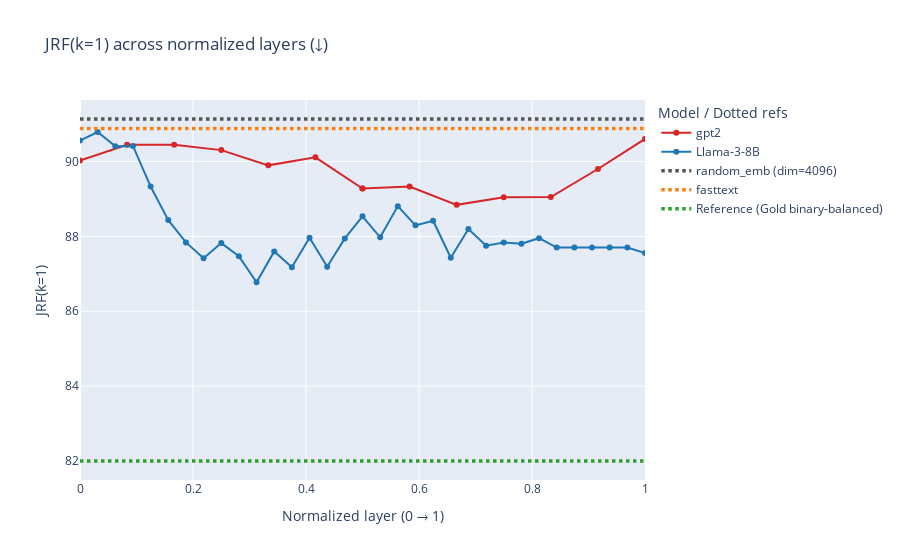
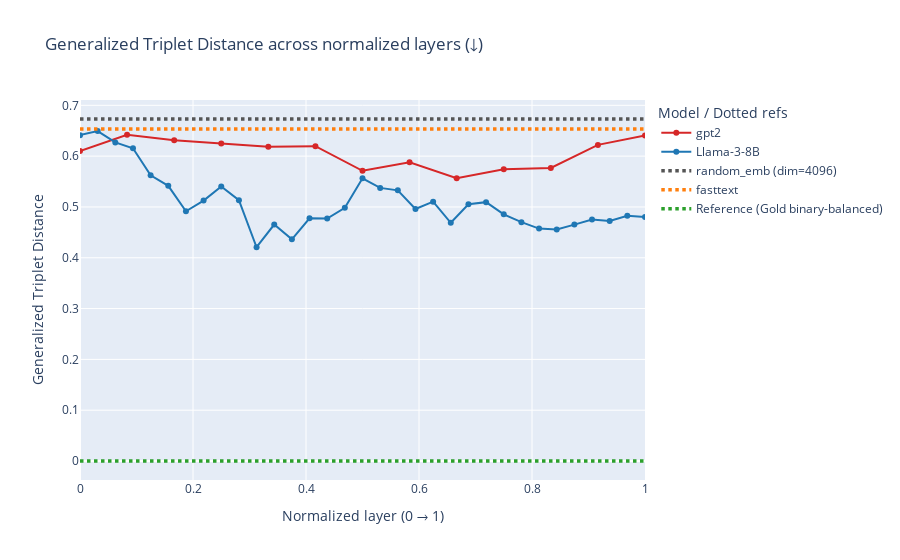
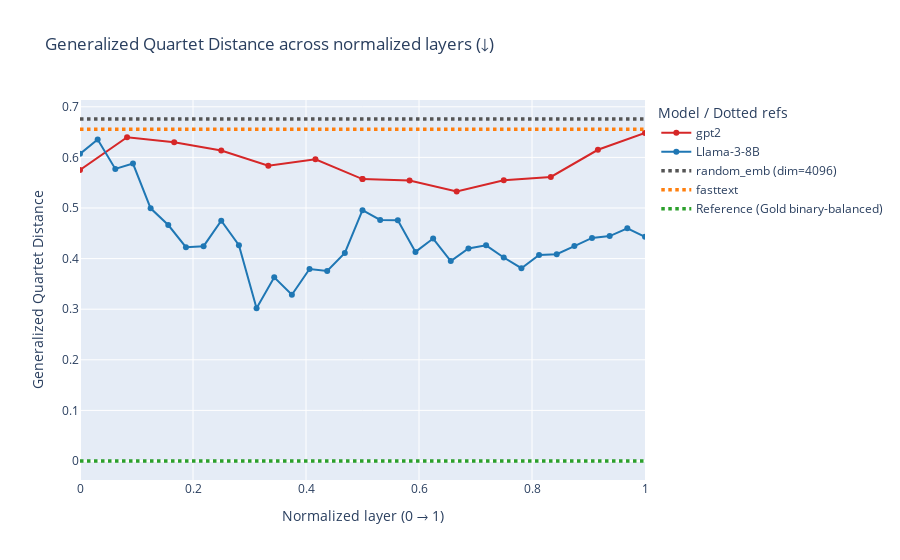
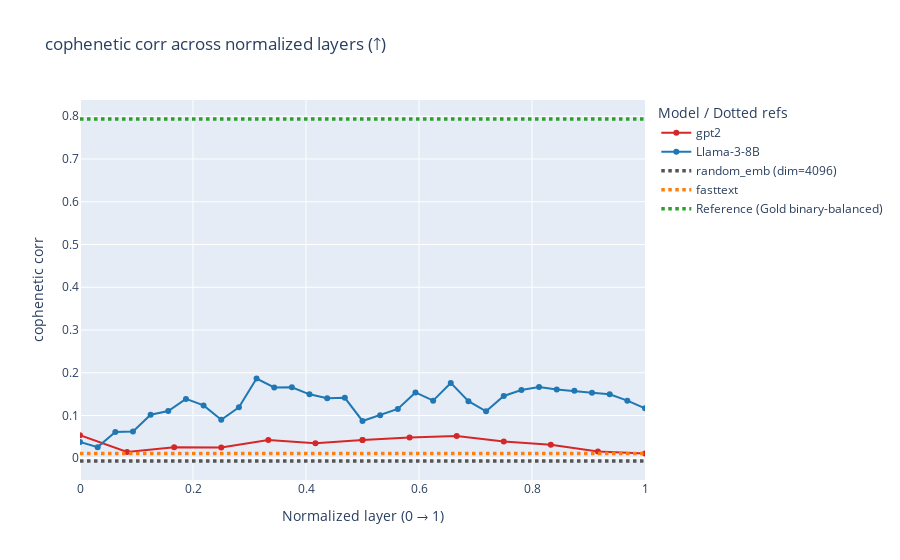

The cell these charts' notebook holds for them, in order:
### Code cell
import json
import re
from pathlib import Path
import pandas as pd
import plotly.graph_objects as go

# ===== パス設定 =====
BASE_PATH = Path("/home/masaki/hierarchical-repr/EntityTree/output/eval_tree")

# ===== 色指定 =====
COLORS = {
    "gpt2": "#d62728",                                   # 赤
    "meta-llama/Meta-Llama-3-8B": "#1f77b4",             # 青
    "random_emb": "#555555",                              # 黒寄りグレー
    "fasttext": "#ff7f0e",                                # オレンジ
    "gold_binary_balanced": "#2ca02c",                    # 緑
}

BASELINE_LINE_WIDTH = 3.5

TEMPLATE_FILTER = "entity_only"  # entity_only のみを対象

# ===== ローダ =====
def load_llama3_8b(base: Path) -> pd.DataFrame:
    root = base / "meta-llama" / "Meta-Llama-3-8B" / "template_entity_only" / "layer_all"
    rows = []
    if root.exists():
        for jf in sorted(root.glob("evaluation_results_L*.json")):
            with open(jf, "r") as f:
                data = json.load(f)
            m = re.search(r"_L(\d+)\.json$", jf.name)
            layer = int(m.group(1)) if m else data.get("layer")
            rows.append({
                "model": "meta-llama/Meta-Llama-3-8B",
                "layer": layer,
                "jrf_k1": data.get("jrf_k1"),
                "jrf_k2": data.get("jrf_k2"),
                "gtd": data.get("gtd"),
                "gqd": data.get("gqd"),
                "cophenetic_corr": data.get("cophenetic_corr"),
                "template": data.get("template", "entity_only"),
            })
    return pd.DataFrame(rows)

def pick_best_gpt2_model(dfs_by_model: dict[str, pd.DataFrame]) -> str | None:
    if not dfs_by_model:
        return None
    if "gpt2" in dfs_by_model:
        return "gpt2"
    return max(dfs_by_model.keys(), key=lambda k: dfs_by_model[k]["layer"].max())

def load_gpt2(base: Path) -> pd.DataFrame:
    dfs_by_model = {}
    for jf in base.rglob("evaluation_results_L*.json"):
        rel_parts = jf.relative_to(base).parts
        if not any(p.startswith("gpt2") for p in rel_parts):
            continue
        # template_entity_only に限定
        if "template_entity_only" not in rel_parts:
            try:
                with open(jf, "r") as f:
                    tmp = json.load(f)
                if tmp.get("template") != "entity_only":
                    continue
            except Exception:
                continue

        with open(jf, "r") as f:
            data = json.load(f)

        model = data.get("model") or next((p for p in rel_parts if p.startswith("gpt2")), "gpt2")
        m = re.search(r"_L(\d+)\.json$", jf.name)
        layer = int(m.group(1)) if m else data.get("layer")

        row = {
            "model": model,
            "layer": layer,
            "jrf_k1": data.get("jrf_k1"),
            "jrf_k2": data.get("jrf_k2"),
            "gtd": data.get("gtd"),
            "gqd": data.get("gqd"),
            "cophenetic_corr": data.get("cophenetic_corr"),
            "template": data.get("template", "entity_only"),
        }
        dfs_by_model.setdefault(model, []).append(row)

    for k in list(dfs_by_model.keys()):
        dfs_by_model[k] = pd.DataFrame(dfs_by_model[k])
    best = pick_best_gpt2_model(dfs_by_model)
    return dfs_by_model.get(best, pd.DataFrame())

def infer_model_from_parts(parts: tuple[str, ...]) -> str | None:
    p = "/".join(parts)
    if "random_emb" in p:
        return "random_emb"
    if "fasttext" in p:
        return "fasttext"
    if "gold_binary_balanced" in p:
        return "gold_binary_balanced"
    return None

def load_singleton_models(base: Path) -> pd.DataFrame:
    """
    random_emb / fasttext / gold_binary_balanced は evaluation_results_L0.json のみ採用。
    template は entity_only のみ。
    """
    rows = []
    for jf in base.rglob("evaluation_results_L0.json"):
        rel = jf.relative_to(base)
        parts = rel.parts[:-1]
        model_guess = infer_model_from_parts(parts)
        if model_guess is None:
            continue
        try:
            with open(jf, "r") as f:
                data = json.load(f)
        except Exception:
            continue
        template = data.get("template") or next((p.replace("template_", "", 1) for p in parts if p.startswith("template_")), None)
        if template != "entity_only":
            continue
        rows.append({
            "model": data.get("model", model_guess),
            "layer": 0,
            "jrf_k1": data.get("jrf_k1"),
            "jrf_k2": data.get("jrf_k2"),
            "gtd": data.get("gtd"),
            "gqd": data.get("gqd"),
            "cophenetic_corr": data.get("cophenetic_corr"),
            "template": "entity_only",
        })
    return pd.DataFrame(rows)

# ===== データ準備 =====
df_llama = load_llama3_8b(BASE_PATH)
df_gpt2  = load_gpt2(BASE_PATH)
df_single = load_singleton_models(BASE_PATH)   # random_emb / fasttext / gold_binary_balanced（L0のみ）

# main 2モデル
frames = [df for df in [df_gpt2, df_llama] if not df.empty]
if not frames:
    raise RuntimeError("gpt2 / Llama-3-8B のデータが見つかりません。パスやファイルを確認してください。")
df = pd.concat(frames, ignore_index=True)

# 数値化
for c in ["layer", "jrf_k1", "jrf_k2", "gtd", "gqd", "cophenetic_corr"]:
    if c in df.columns:
        df[c] = pd.to_numeric(df[c], errors="coerce")
if not df_single.empty:
    for c in ["jrf_k1", "jrf_k2", "gtd", "gqd", "cophenetic_corr"]:
        if c in df_single.columns:
            df_single[c] = pd.to_numeric(df_single[c], errors="coerce")

# entity_only のみ
df = df[df["template"] == "entity_only"].copy()
if not df_single.empty:
    df_single = df_single[df_single["template"] == "entity_only"].copy()

# normalized layer（0層→0.0、最終層→1.0）
df["normalized_layer"] = df.groupby("model")["layer"].transform(
    lambda s: s / s.max() if s.max() and s.max() > 0 else 0
)

# 表示名
def to_disp(name: str) -> str:
    if name == "meta-llama/Meta-Llama-3-8B":
        return "Llama-3-8B"
    if name == "gpt2":
        return "gpt2"
    if name == "random_emb":
        return "random_emb (dim=4096)"
    if name == "gold_binary_balanced":
        return "Reference (Gold binary-balanced)"
    return name

df["model_disp"] = df["model"].map(to_disp)
if not df_single.empty:
    df_single["model_disp"] = df_single["model"].map(to_disp)

# ===== 図ユーティリティ =====
METRIC_INFO = {
    "jrf_k1": ("JRF(k=1)", "↓"),
    "gtd": ("Generalized Triplet Distance", "↓"),
    "gqd": ("Generalized Quartet Distance", "↓"),
    "cophenetic_corr": ("cophenetic corr", "↑"),
}

def get_singleton_value(df_singleton: pd.DataFrame, metric_key: str, raw_name: str):
    if df_singleton.empty or metric_key not in df_singleton.columns:
        return None
    val = df_singleton.loc[df_singleton["model"] == raw_name, metric_key]
    if val.empty:
        return None
    return float(val.astype(float).mean())

def plot_metric(df_metric: pd.DataFrame, metric_key: str, df_singleton: pd.DataFrame):
    label, arrow = METRIC_INFO[metric_key]
    g = df_metric.dropna(subset=[metric_key, "normalized_layer"])
    if g.empty:
        print(f"[warn] {metric_key} のデータが空です。スキップします。")
        return None

    fig = go.Figure()

    # main：gpt2 / Llama-3-8B
    for model_name, sub in g.sort_values(["model", "layer"]).groupby("model"):
        md = sub.iloc[0]["model_disp"]
        color = COLORS.get(model_name)
        fig.add_trace(
            go.Scatter(
                x=sub["normalized_layer"],
                y=sub[metric_key],
                mode="lines+markers",
                name=md,
                line=dict(color=color),
                marker=dict(color=color),
                hovertemplate="Layer(norm)=%{x:.2f}<br>"
                              f"{label}=%{{y:.2f}}<extra>{md}</extra>",
            )
        )

    # 点線の水平線：random_emb / fasttext / Reference (Gold binary-balanced)
    for raw_name in ["random_emb", "fasttext", "gold_binary_balanced"]:
        yv = get_singleton_value(df_singleton, metric_key, raw_name)
        if yv is None:
            continue
        color = COLORS.get(raw_name)
        disp_name = to_disp(raw_name)
        fig.add_trace(
            go.Scatter(
                x=[0.0, 1.0],
                y=[yv, yv],
                mode="lines",
                name=disp_name,
                line=dict(dash="dot", color=color, width=BASELINE_LINE_WIDTH),  # ← 太さを指定
                hovertemplate=f"Layer(norm)=%{{x:.2f}}<br>{label}=%{{y:.2f}}<extra>{disp_name}</extra>",
            )
        )

    fig.update_layout(
        title=f"{label} across normalized layers ({arrow})",
        xaxis_title="Normalized layer (0 → 1)",
        yaxis_title=label,
        legend_title="Model / Dotted refs",
    )
    fig.update_xaxes(range=[0, 1])
    return fig

# ===== 4 指標をそれぞれ 1 図で可視化 =====
fig_jrfk1 = plot_metric(df, "jrf_k1", df_single)
fig_gtd   = plot_metric(df, "gtd", df_single)
fig_gqd   = plot_metric(df, "gqd", df_single)
fig_coph  = plot_metric(df, "cophenetic_corr", df_single)

for f in [fig_jrfk1, fig_gtd, fig_gqd, fig_coph]:
    if f is not None:
        f.show()

### Figure 1 — Plotly figure (JSON) as saved in the notebook; plotly's stock layout.template omitted (floating-point values rounded to 4 significant figures)
{"data": [{"hovertemplate": "Layer(norm)=%{x:.2f}<br>JRF(k=1)=%{y:.2f}<extra>gpt2</extra>", "line": {"color": "#d62728"}, "marker": {"color": "#d62728"}, "mode": "lines+markers", "name": "gpt2", "type": "scatter", "x": [0.0, 0.08333, 0.1667, 0.25, 0.3333, 0.4167, 0.5, 0.5, 0.5833, 0.6667, 0.75, 0.8333, 0.9167, 1.0], "y": [90.03, 90.45, 90.45, 90.31, 89.9, 90.11, 89.28, 89.28, 89.33, 88.84, 89.05, 89.05, 89.8, 90.6]}, {"hovertemplate": "Layer(norm)=%{x:.2f}<br>JRF(k=1)=%{y:.2f}<extra>Llama-3-8B</extra>", "line": {"color": "#1f77b4"}, "marker": {"color": "#1f77b4"}, "mode": "lines+markers", "name": "Llama-3-8B", "type": "scatter", "x": [0.0, 0.03125, 0.0625, 0.09375, 0.125, 0.1562, 0.1875, 0.2188, 0.25, 0.2812, 0.3125, 0.3438, 0.375, 0.4062, 0.4375, 0.4688, 0.5, 0.5312, 0.5625, 0.5938, 0.625, 0.6562, 0.6875, 0.7188, 0.75, 0.7812, 0.8125, 0.8438, 0.875, 0.9062, 0.9375, 0.9688, 1.0], "y": [90.56, 90.79, 90.41, 90.42, 89.33, 88.44, 87.84, 87.42, 87.82, 87.47, 86.77, 87.6, 87.18, 87.96, 87.19, 87.95, 88.54, 87.97, 88.81, 88.3, 88.42, 87.43, 88.2, 87.75, 87.84, 87.8, 87.95, 87.7, 87.7, 87.7, 87.7, 87.7, 87.56]}, {"hovertemplate": "Layer(norm)=%{x:.2f}<br>JRF(k=1)=%{y:.2f}<extra>random_emb (dim=4096)</extra>", "line": {"color": "#555555", "dash": "dot", "width": 3.5}, "mode": "lines", "name": "random_emb (dim=4096)", "type": "scatter", "x": [0, 1], "y": [91.14, 91.14]}, {"hovertemplate": "Layer(norm)=%{x:.2f}<br>JRF(k=1)=%{y:.2f}<extra>fasttext</extra>", "line": {"color": "#ff7f0e", "dash": "dot", "width": 3.5}, "mode": "lines", "name": "fasttext", "type": "scatter", "x": [0, 1], "y": [90.88, 90.88]}, {"hovertemplate": "Layer(norm)=%{x:.2f}<br>JRF(k=1)=%{y:.2f}<extra>Reference (Gold binary-balanced)</extra>", "line": {"color": "#2ca02c", "dash": "dot", "width": 3.5}, "mode": "lines", "name": "Reference (Gold binary-balanced)", "type": "scatter", "x": [0, 1], "y": [82, 82]}], "layout": {"legend": {"title": {"text": "Model / Dotted refs"}}, "title": {"text": "JRF(k=1) across normalized layers (↓)"}, "xaxis": {"range": [0, 1], "title": {"text": "Normalized layer (0 → 1)"}}, "yaxis": {"title": {"text": "JRF(k=1)"}}}}

### Figure 2 — Plotly figure (JSON) as saved in the notebook; plotly's stock layout.template omitted (floating-point values rounded to 4 significant figures)
{"data": [{"hovertemplate": "Layer(norm)=%{x:.2f}<br>Generalized Triplet Distance=%{y:.2f}<extra>gpt2</extra>", "line": {"color": "#d62728"}, "marker": {"color": "#d62728"}, "mode": "lines+markers", "name": "gpt2", "type": "scatter", "x": [0.0, 0.08333, 0.1667, 0.25, 0.3333, 0.4167, 0.5, 0.5833, 0.6667, 0.75, 0.8333, 0.9167, 1.0], "y": [0.61, 0.6418, 0.6313, 0.6249, 0.6186, 0.6195, 0.5711, 0.5878, 0.5564, 0.5742, 0.5767, 0.6221, 0.6405]}, {"hovertemplate": "Layer(norm)=%{x:.2f}<br>Generalized Triplet Distance=%{y:.2f}<extra>Llama-3-8B</extra>", "line": {"color": "#1f77b4"}, "marker": {"color": "#1f77b4"}, "mode": "lines+markers", "name": "Llama-3-8B", "type": "scatter", "x": [0.0, 0.03125, 0.0625, 0.09375, 0.125, 0.1562, 0.1875, 0.2188, 0.25, 0.2812, 0.3125, 0.3438, 0.375, 0.4062, 0.4375, 0.4688, 0.5, 0.5312, 0.5625, 0.5938, 0.625, 0.6562, 0.6875, 0.7188, 0.75, 0.7812, 0.8125, 0.8438, 0.875, 0.9062, 0.9375, 0.9688, 1.0], "y": [0.6413, 0.6493, 0.627, 0.6155, 0.5622, 0.5415, 0.4915, 0.5125, 0.5401, 0.5133, 0.4207, 0.4654, 0.4363, 0.4775, 0.4773, 0.4984, 0.5564, 0.5375, 0.5327, 0.496, 0.5103, 0.4688, 0.5054, 0.5094, 0.4855, 0.4701, 0.4574, 0.4556, 0.4653, 0.4752, 0.4726, 0.4828, 0.4804]}, {"hovertemplate": "Layer(norm)=%{x:.2f}<br>Generalized Triplet Distance=%{y:.2f}<extra>random_emb (dim=4096)</extra>", "line": {"color": "#555555", "dash": "dot", "width": 3.5}, "mode": "lines", "name": "random_emb (dim=4096)", "type": "scatter", "x": [0, 1], "y": [0.6731, 0.6731]}, {"hovertemplate": "Layer(norm)=%{x:.2f}<br>Generalized Triplet Distance=%{y:.2f}<extra>fasttext</extra>", "line": {"color": "#ff7f0e", "dash": "dot", "width": 3.5}, "mode": "lines", "name": "fasttext", "type": "scatter", "x": [0, 1], "y": [0.6533, 0.6533]}, {"hovertemplate": "Layer(norm)=%{x:.2f}<br>Generalized Triplet Distance=%{y:.2f}<extra>Reference (Gold binary-balanced)</extra>", "line": {"color": "#2ca02c", "dash": "dot", "width": 3.5}, "mode": "lines", "name": "Reference (Gold binary-balanced)", "type": "scatter", "x": [0, 1], "y": [0, 0]}], "layout": {"legend": {"title": {"text": "Model / Dotted refs"}}, "title": {"text": "Generalized Triplet Distance across normalized layers (↓)"}, "xaxis": {"range": [0, 1], "title": {"text": "Normalized layer (0 → 1)"}}, "yaxis": {"title": {"text": "Generalized Triplet Distance"}}}}

### Figure 3 — Plotly figure (JSON) as saved in the notebook; plotly's stock layout.template omitted (floating-point values rounded to 4 significant figures)
{"data": [{"hovertemplate": "Layer(norm)=%{x:.2f}<br>Generalized Quartet Distance=%{y:.2f}<extra>gpt2</extra>", "line": {"color": "#d62728"}, "marker": {"color": "#d62728"}, "mode": "lines+markers", "name": "gpt2", "type": "scatter", "x": [0.0, 0.08333, 0.1667, 0.25, 0.3333, 0.4167, 0.5, 0.5, 0.5833, 0.6667, 0.75, 0.8333, 0.9167, 1.0], "y": [0.575, 0.6399, 0.6299, 0.6135, 0.5836, 0.5962, 0.5571, 0.5571, 0.5541, 0.5325, 0.5547, 0.5614, 0.6151, 0.6482]}, {"hovertemplate": "Layer(norm)=%{x:.2f}<br>Generalized Quartet Distance=%{y:.2f}<extra>Llama-3-8B</extra>", "line": {"color": "#1f77b4"}, "marker": {"color": "#1f77b4"}, "mode": "lines+markers", "name": "Llama-3-8B", "type": "scatter", "x": [0.0, 0.03125, 0.0625, 0.09375, 0.125, 0.1562, 0.1875, 0.2188, 0.25, 0.2812, 0.3125, 0.3438, 0.375, 0.4062, 0.4375, 0.4688, 0.5, 0.5312, 0.5625, 0.5938, 0.625, 0.6562, 0.6875, 0.7188, 0.75, 0.7812, 0.8125, 0.8438, 0.875, 0.9062, 0.9375, 0.9688, 1.0], "y": [0.607, 0.6352, 0.5773, 0.5878, 0.4993, 0.4664, 0.4226, 0.4245, 0.4748, 0.4263, 0.302, 0.363, 0.3287, 0.3795, 0.3757, 0.4112, 0.4957, 0.4764, 0.4757, 0.4132, 0.4396, 0.3951, 0.4199, 0.4262, 0.4021, 0.381, 0.4073, 0.4085, 0.4248, 0.4409, 0.4445, 0.46, 0.4432]}, {"hovertemplate": "Layer(norm)=%{x:.2f}<br>Generalized Quartet Distance=%{y:.2f}<extra>random_emb (dim=4096)</extra>", "line": {"color": "#555555", "dash": "dot", "width": 3.5}, "mode": "lines", "name": "random_emb (dim=4096)", "type": "scatter", "x": [0, 1], "y": [0.6759, 0.6759]}, {"hovertemplate": "Layer(norm)=%{x:.2f}<br>Generalized Quartet Distance=%{y:.2f}<extra>fasttext</extra>", "line": {"color": "#ff7f0e", "dash": "dot", "width": 3.5}, "mode": "lines", "name": "fasttext", "type": "scatter", "x": [0, 1], "y": [0.6554, 0.6554]}, {"hovertemplate": "Layer(norm)=%{x:.2f}<br>Generalized Quartet Distance=%{y:.2f}<extra>Reference (Gold binary-balanced)</extra>", "line": {"color": "#2ca02c", "dash": "dot", "width": 3.5}, "mode": "lines", "name": "Reference (Gold binary-balanced)", "type": "scatter", "x": [0, 1], "y": [0, 0]}], "layout": {"legend": {"title": {"text": "Model / Dotted refs"}}, "title": {"text": "Generalized Quartet Distance across normalized layers (↓)"}, "xaxis": {"range": [0, 1], "title": {"text": "Normalized layer (0 → 1)"}}, "yaxis": {"title": {"text": "Generalized Quartet Distance"}}}}

### Figure 4 — Plotly figure (JSON) as saved in the notebook; plotly's stock layout.template omitted (floating-point values rounded to 4 significant figures)
{"data": [{"hovertemplate": "Layer(norm)=%{x:.2f}<br>cophenetic corr=%{y:.2f}<extra>gpt2</extra>", "line": {"color": "#d62728"}, "marker": {"color": "#d62728"}, "mode": "lines+markers", "name": "gpt2", "type": "scatter", "x": [0.0, 0.08333, 0.1667, 0.25, 0.3333, 0.4167, 0.5, 0.5, 0.5833, 0.6667, 0.75, 0.8333, 0.9167, 1.0], "y": [0.05394, 0.01457, 0.0256, 0.02529, 0.04297, 0.03525, 0.04257, 0.04257, 0.04866, 0.05217, 0.03907, 0.03137, 0.01599, 0.01129]}, {"hovertemplate": "Layer(norm)=%{x:.2f}<br>cophenetic corr=%{y:.2f}<extra>Llama-3-8B</extra>", "line": {"color": "#1f77b4"}, "marker": {"color": "#1f77b4"}, "mode": "lines+markers", "name": "Llama-3-8B", "type": "scatter", "x": [0.0, 0.03125, 0.0625, 0.09375, 0.125, 0.1562, 0.1875, 0.2188, 0.25, 0.2812, 0.3125, 0.3438, 0.375, 0.4062, 0.4375, 0.4688, 0.5, 0.5312, 0.5625, 0.5938, 0.625, 0.6562, 0.6875, 0.7188, 0.75, 0.7812, 0.8125, 0.8438, 0.875, 0.9062, 0.9375, 0.9688, 1.0], "y": [0.03801, 0.02606, 0.06131, 0.06265, 0.102, 0.1105, 0.1388, 0.1237, 0.08991, 0.1194, 0.1864, 0.1657, 0.1661, 0.1495, 0.1404, 0.1415, 0.08726, 0.1006, 0.1153, 0.154, 0.1348, 0.1762, 0.1334, 0.1097, 0.1457, 0.1598, 0.1667, 0.1606, 0.1578, 0.1535, 0.1499, 0.1347, 0.1168]}, {"hovertemplate": "Layer(norm)=%{x:.2f}<br>cophenetic corr=%{y:.2f}<extra>random_emb (dim=4096)</extra>", "line": {"color": "#555555", "dash": "dot", "width": 3.5}, "mode": "lines", "name": "random_emb (dim=4096)", "type": "scatter", "x": [0, 1], "y": [-0.006386, -0.006386]}, {"hovertemplate": "Layer(norm)=%{x:.2f}<br>cophenetic corr=%{y:.2f}<extra>fasttext</extra>", "line": {"color": "#ff7f0e", "dash": "dot", "width": 3.5}, "mode": "lines", "name": "fasttext", "type": "scatter", "x": [0, 1], "y": [0.01129, 0.01129]}, {"hovertemplate": "Layer(norm)=%{x:.2f}<br>cophenetic corr=%{y:.2f}<extra>Reference (Gold binary-balanced)</extra>", "line": {"color": "#2ca02c", "dash": "dot", "width": 3.5}, "mode": "lines", "name": "Reference (Gold binary-balanced)", "type": "scatter", "x": [0, 1], "y": [0.7935, 0.7935]}], "layout": {"legend": {"title": {"text": "Model / Dotted refs"}}, "title": {"text": "cophenetic corr across normalized layers (↑)"}, "xaxis": {"range": [0, 1], "title": {"text": "Normalized layer (0 → 1)"}}, "yaxis": {"title": {"text": "cophenetic corr"}}}}
